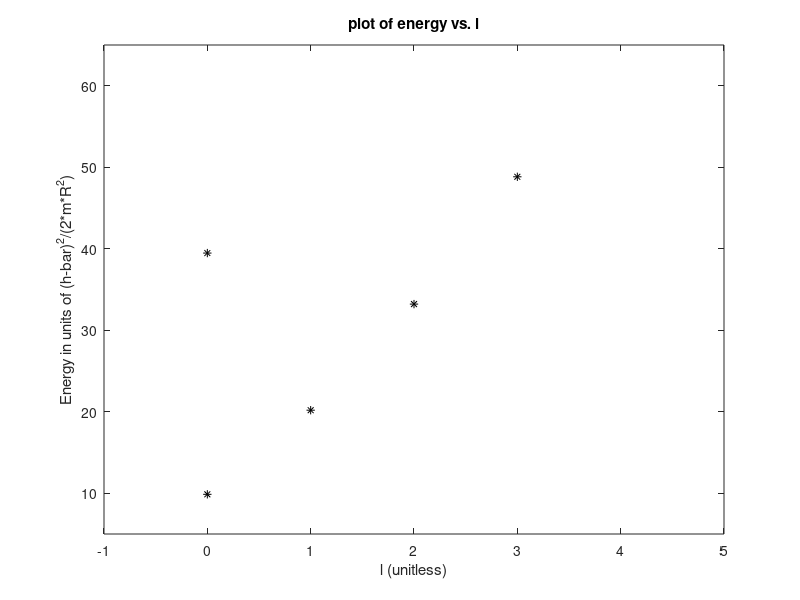

MATLAB code to generate this figure:
clear all

x=[0 1 2 0 3];

y=[9.869 20.19 33.21 39.47 48.83];

figure 
plot(x,y,'k*')
title('plot of energy vs. l')
axis([-1 5 5 65])
xlabel('l (unitless)')
ylabel('Energy in units of (h-bar)^2/(2*m*R^2)')